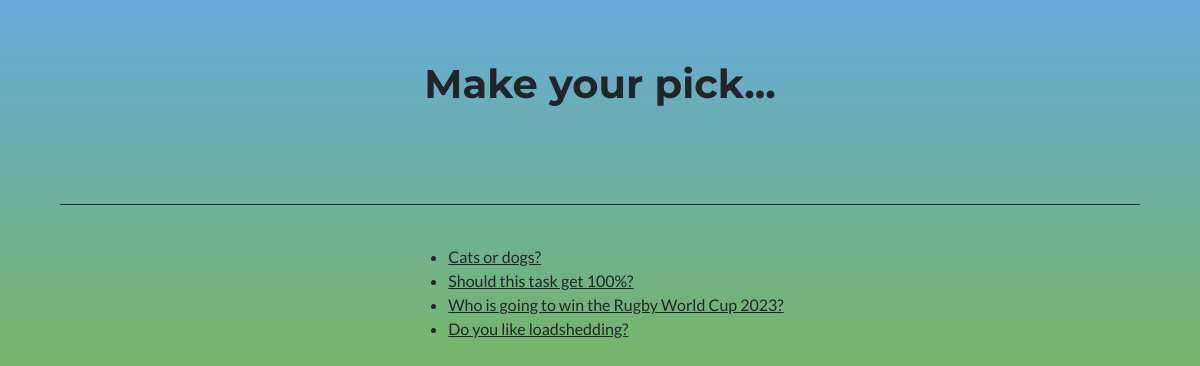
Screenshot of /polls/ with the database file from the repository.
### polls/models.py (models this page shows, shortened)
class Question(models.Model):
    question_text = models.CharField(max_length=200)
    pub_date = models.DateTimeField('date published')

### polls/views.py (the view)
# urls.py: path('', views.index),
def index(request):
    latest_question_list = Question.objects.order_by('-pub_date')[:5]
    context = {'latest_question_list': latest_question_list}
    return render(request, "polls/poll.html", context)

### polls/templates/polls/poll.html
{% extends 'heading.html' %}
{% block content %}
{% if latest_question_list %}
<ul>
    {% for question in latest_question_list %}
    <li>
        <a class="link-dark" href = "{% url 'polls:detail' question.id %}" >
            {{ question.question_text }}
        </a>
    </li>
    {% endfor %}
</ul>
{% else %}
<p>No polls are available.</p>
{% endif %}
{% endblock %}

### rows the page displays
Question: question_text "Cats or dogs?"
Question: question_text "Should this task get 100%?"
Question: question_text "Who is going to win the Rugby World Cup 2023?"
Question: question_text "Do you like loadshedding?"
